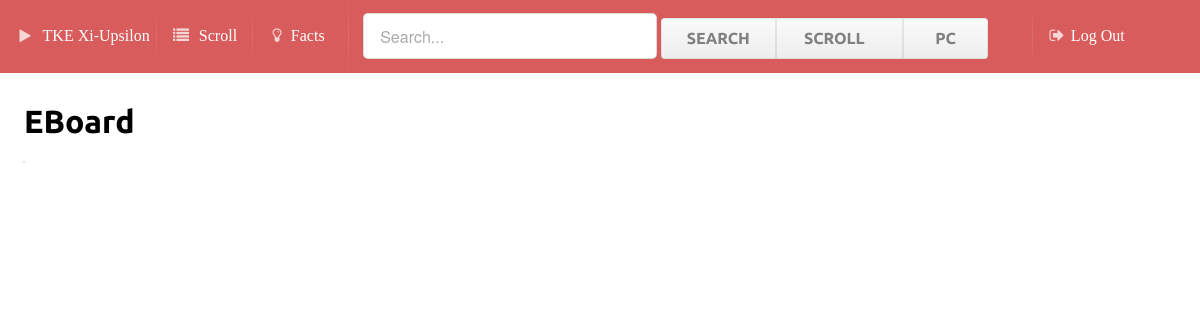
/eboard/ (signed in), run on an earlier commit of the app's database.
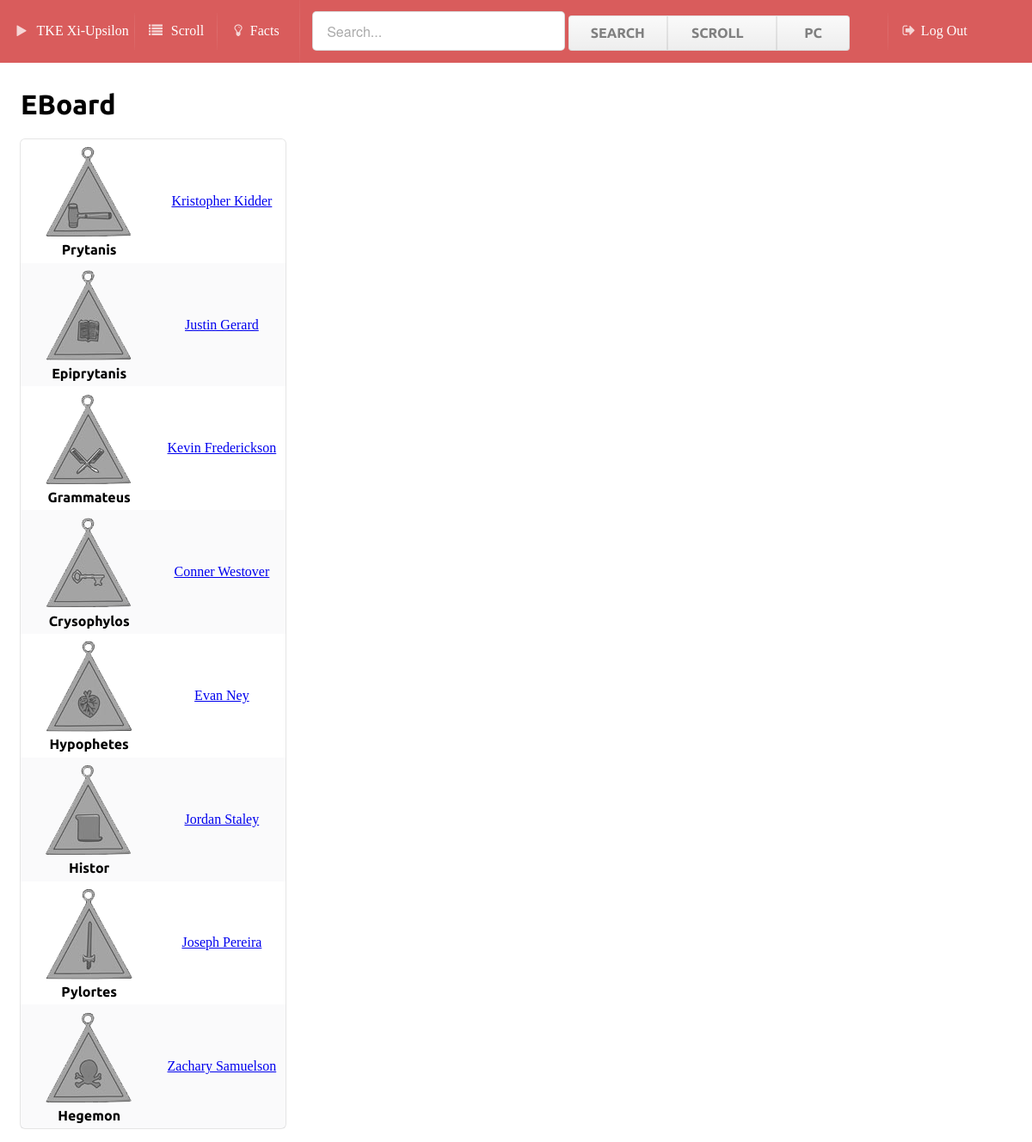
And on a later commit of the database.
### brothers/models.py (models this page shows, shortened)
class Officer(models.Model):
	title = models.CharField(max_length=20)
	jewel_image = models.CharField(max_length=20)
	current = models.ForeignKey('Brother')

class Brother(models.Model):
	scroll = models.IntegerField()
	pc = models.IntegerField()
	fname = models.CharField(max_length=50)
	lname = models.CharField(max_length=50)
	name = models.CharField(max_length=50)
	nickname = models.CharField(max_length=50)
	big = models.CharField(max_length=50)
	bigS = models.IntegerField()
	active = models.BooleanField(default=False)
	wasPry = models.BooleanField(default=False)
	wasEpi = models.BooleanField(default=False)
	wasGra = models.BooleanField(default=False)
	wasHyp = models.BooleanField(default=False)
	wasCry = models.BooleanField(default=False)
	wasHeg = models.BooleanField(default=False)
	wasHis = models.BooleanField(default=False)

### brothers/views.py (the view)
# urls.py: url(r'^eboard/$',views.eboard),
@login_required(login_url="brothers.views.login")
def eboard(request):
    return render(request, 'brothers/eboard.html',{'officers':Officer.objects.all()})

### brothers/templates/brothers/eboard.html (shortened to what this page needs)
{%extends 'layout.html'%}
{%block content%}
<h1 class="header">EBoard</h1>
<table class="ui center aligned collapsing table segment">
	<tbody>
		{%for o in officers%}
		<tr>
			<td>
				<img src="{{STATIC_URL}}images/{{o.jewel_image}}" style="margin:0 auto;" />
				<br/>
				<b>{{o.title}}</b>
			</td>
			<td>
                <p><a href="{% url 'detail' o.current.scroll%}">{{o.current.name}}</a></p>
			</td>
		</tr>
		{%endfor%}
	</tbody>
</table>
{%endblock%}

### brothers/templates/layout.html (shortened to what this page needs)
{%load staticfiles%}
<!DOCTYPE HTML>
<html style="">
    <head>
        <link href="{% static 'css/semantic.css' %}" rel="stylesheet" type="text/css" />
    </head>
    <body style="height:100%;width:100%;">
        <div class="ui fixed transparent inverted red main menu" style="top:0px;left:0px;position:fixed;" id="desktopmenu">
            <div class="container"style="">
                <a class="item" href="{%url 'home'%}"style="top:0px;position:relative;overflow:auto;min-width:13%;width:13%;	white-space: nowrap;">
                	<i class="play basic icon"></i>
                	TKE Xi-Upsilon
                </a>
                <a class="item" href="/scroll/"style="position:relative;overflow:auto;min-width:8%;width:8%;	white-space: nowrap;">
                	<i class="list icon"></i> Scroll
                </a>
               	<a class="item" href="/facts/"style="position:relative;overflow:auto;min-width:8%;width:8%;	white-space: nowrap;">
                	<i class="lightbulb icon"></i>Facts
                </a>
                <div class="item"style="position:relative;min-width:57%;width:57%;white-space: nowrap;">
                    <div class="ui form"style="white-space: nowrap;">
                        <form class="ui form" action="/search/" method="get"style="white-space: nowrap;">
                            <div class="ui input">
                                <input id='q' name="q" type="text" placeholder="Search..." size="30" style="position:relative;overflow:auto;min-width:45%;width:45%;white-space: nowrap;">
                                <div class="ui buttons"style="position:relative;min-width:50%;width:50%;">
                                    <button class="ui vertical animated button" type="submit" value="Search Brothers"style="position:relative;min-width:35%;width:35%;white-space: nowrap;">
                                    <div class="visible content">
                                        Search
                                    </div>
                                    </button>
                                    <button class="ui vertical animated button" type="submit" name="type" value="Scroll" style="position:relative;;min-width:39%;width:39%;white-space: nowrap;">
                                    <div class="visible content"style="position:relative;;min-width:100%;width:100%;left:-5px;">
                                        Scroll
                                    </div>
                                    </button>
                                    <button class="ui vertical animated button" type="submit" name="type" value="Search PC" style="position:relative;min-width:26%;width:26%;white-space: nowrap;">
                                    <div class="visible content">
                                        PC
                                    </div>
                                    </button>
                                </div>
                            </div>
                        </form>
                    </div>
                </div>
                <a class="item" href="/logout/"style="position:relative;overflow:auto;min-width:10%;width:10%;">
                <i class="sign out icon"></i>Log Out
                </a>
            </div>
        </div>
        <div class="ui basic segment" style="top:50px;height:80%;">
            {%block content%}
            {%endblock%}
        </div>
    </body>
</html>

What changed in the data, as far as the page shows it:
added Officer: jewel_image (picture), title "Prytanis", current.name "Kristopher Kidder"
added Officer: jewel_image (picture), title "Epiprytanis", current.name "Justin Gerard"
added Officer: jewel_image (picture), title "Grammateus", current.name "Kevin Frederickson"
added Officer: jewel_image (picture), title "Crysophylos", current.name "Conner Westover"
added Officer: jewel_image (picture), title "Hypophetes", current.name "Evan Ney"
added Officer: jewel_image (picture), title "Histor", current.name "Jordan Staley"
added Officer: jewel_image (picture), title "Pylortes", current.name "Joseph Pereira"
added Officer: jewel_image (picture), title "Hegemon", current.name "Zachary Samuelson"
